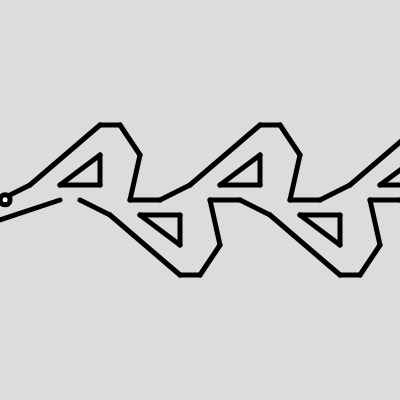
Frame 1 (no input)
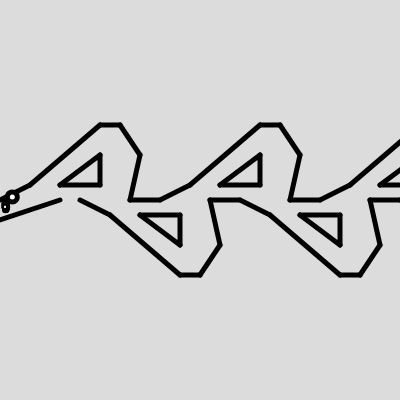
Frame 60 (no input)
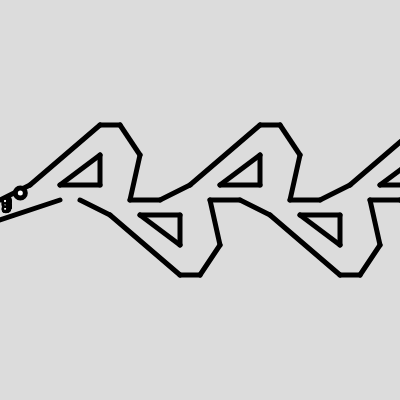
Frame 120 (the mouse pressed at the canvas centre since frame 60)

The p5.js sketch that drew these frames (run headless with seeded random() and noise() and a simulated clock; from frame 60 on, the mouse is pressed at the canvas centre):

// p5.js sketch
// ── sketch.js
// velocity = mm/s
// pos = mm from origin
// size = mm
let SPEED = 1000 // calculations per second in the model
let particles
let walls
function setup() {
  createCanvas(400, 400);
  // create array of particles
  // create array of walls
  walls = createWalls()
  particles = [new Particle(createVector(5,200),10,createVector(150,50))]
}
function draw() {
  background(220);
  //update all particles
  particles.forEach(part => part.update(particles, walls))
  //draw all walls
  walls.forEach(wall => wall.draw())
  //draw all particles
  particles.forEach(part => part.draw())
  frameRate(SPEED)
  if(frameCount%1 == 0){
    particles.push(new Particle(createVector(5,200+random(10)),2,createVector(30,random(-5,-2))))
  }
}

function createWalls(){
  let walls = []
  walls.push(new Wall(createVector(0,220),createVector(60,200),5))
  valve(0,1.5,walls)
  valve(160,1.5,walls)
  valve(320,1.5,walls)
  valve(80,-1.5,walls)
  valve(240,-1.5,walls)
  valve(400,-1.5,walls)
  return walls
}

function valve(x,dir,walls){
  walls.push(new Wall(createVector(x+0,200-0*dir),createVector(x+30,200-10*dir),5))
  walls.push(new Wall(createVector(x+30,200-10*dir),createVector(x+100,200-50*dir),5))
  walls.push(new Wall(createVector(x+100,200-50*dir),createVector(x+120,200-50*dir),5))
  walls.push(new Wall(createVector(x+120,200-50*dir),createVector(x+140,200-30*dir),5))
  walls.push(new Wall(createVector(x+140,200-30*dir),createVector(x+130,200-0*dir),5))
  walls.push(new Wall(createVector(x+130,200-0*dir),createVector(x+160,200-0*dir),5))
  
  walls.push(new Wall(createVector(x+60,200-10*dir),createVector(x+100,200-30*dir),5))
  walls.push(new Wall(createVector(x+100,200-30*dir),createVector(x+100,200-10*dir),5))
  walls.push(new Wall(createVector(x+100,200-10*dir),createVector(x+60,200-10*dir),5))
  return walls
}

class Wall{
  constructor(pt1,pt2,thickness){
    this.pt1 = pt1
    this.pt2 = pt2
    this.n = pt1.copy().sub(pt2)
    this.thickness = thickness
  }
  //function to draw a wall
  draw(){
      strokeWeight(this.thickness)
      line(this.pt1.x,this.pt1.y,this.pt2.x,this.pt2.y)
    }
}

class Particle{
  constructor(pos, size, velocity){
    this.pos = pos
    this.size = size
    this.velocity = velocity
  }
  draw(){
    circle(this.pos.x, this.pos.y, this.size)
  }
  
  update(particles, walls){
    //calculate forces between particles and new velocity
    for(let i = 0; i < particles.length; i++){
      let particle = particles[i]
      let force = this.pos.copy().sub(particle.pos)
      if(force.mag()>20)
      this.velocity.add(force.mult(1/(force.mag())))
    }
    
    //reflect particles off walls and calculate new velocity
    for(let i = 0; i < walls.length; i++){
      let wall = walls[i]
      if(this.reflectOfWall(wall)){
        break
      }
    }
    //calculate new position of particle
    this.pos.x += this.velocity.x/SPEED
    this.pos.y += this.velocity.y/SPEED
  }
  reflectOfWall(wall){
    let a = wall.pt1.copy().sub(wall.pt2)
    let b = wall.pt2.copy().sub(this.pos)
    let c = this.pos.copy().sub(this.velocity.copy().div(SPEED))
    
    //a particle should be reflected, if its path intersects with a line
    let facA = b.y*c.x-b.x*c.y/(a.y*b.x-a.x*b.y)
    let facB = c.y+facA*a.y/b.y
    
    if(facA<1){
      console.log("inside")
      this.velocity = this.velocity.rotate(this.velocity.angleBetween(wall.n)*2)
      return true;
    }
    return false;
  }
}
